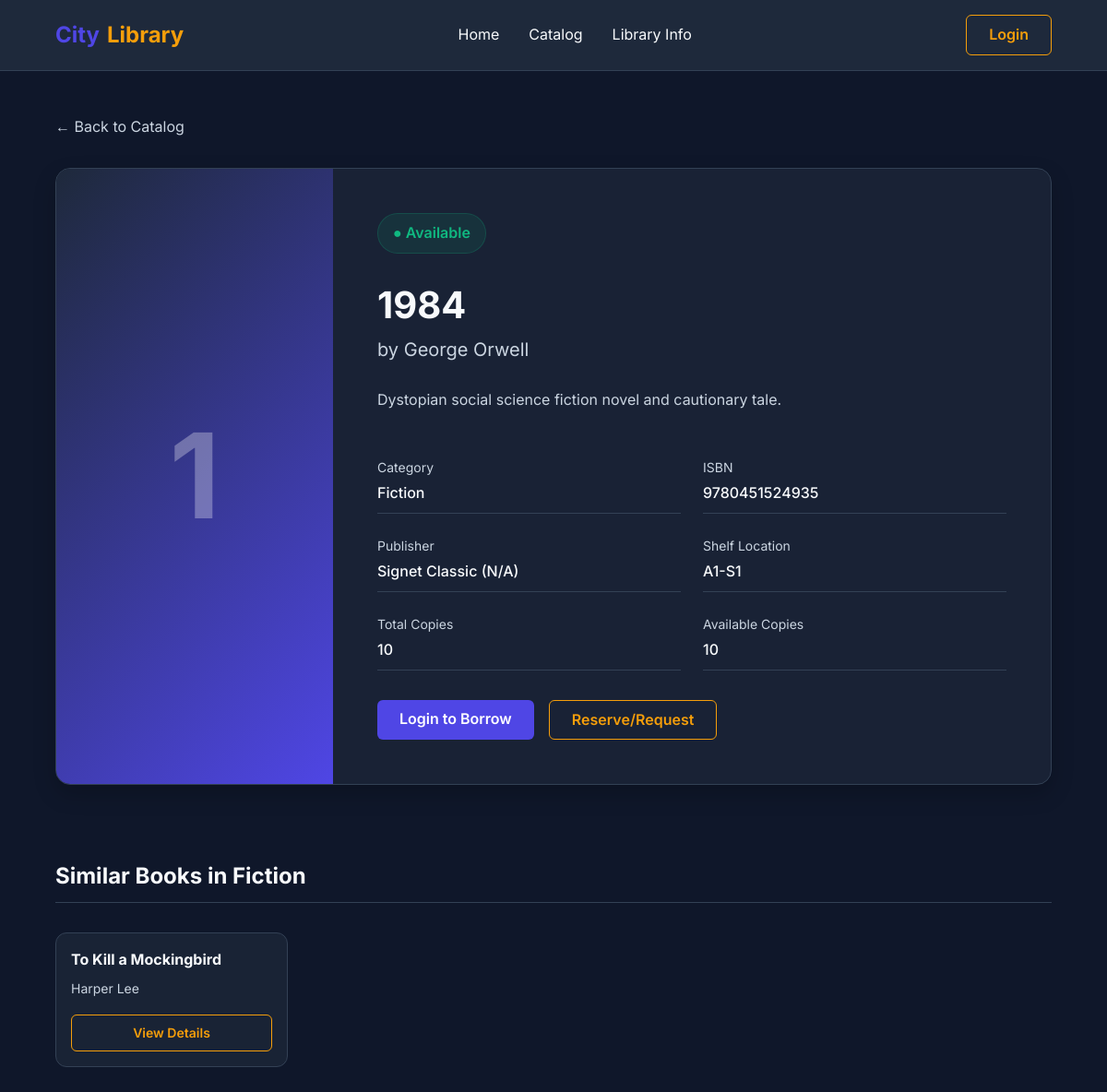
The page /guest/book_details.php?id=1 on the database its author committed.
### tables this page shows
CREATE TABLE `books` (
  `id` int(11) NOT NULL AUTO_INCREMENT,
  `title` varchar(255) NOT NULL,
  `author` varchar(255) NOT NULL,
  `isbn` varchar(20) DEFAULT NULL,
  `category_id` int(11) NOT NULL,
  `publisher` varchar(255) DEFAULT NULL,
  `year` int(4) DEFAULT NULL,
  `total_copies` int(11) NOT NULL DEFAULT 1,
  `available_copies` int(11) NOT NULL DEFAULT 1,
  `shelf_location` varchar(50) DEFAULT NULL,
  `cover_image` varchar(255) DEFAULT NULL,
  `description` text DEFAULT NULL,
  `created_at` timestamp NOT NULL DEFAULT current_timestamp(),
  PRIMARY KEY (`id`),
  UNIQUE KEY `isbn` (`isbn`),
  KEY `category_id` (`category_id`),
  CONSTRAINT `books_ibfk_1` FOREIGN KEY (`category_id`) REFERENCES `categories` (`id`) ON DELETE CASCADE
);

CREATE TABLE `categories` (
  `id` int(11) NOT NULL AUTO_INCREMENT,
  `name` varchar(100) NOT NULL,
  `description` text DEFAULT NULL,
  `created_at` timestamp NOT NULL DEFAULT current_timestamp(),
  PRIMARY KEY (`id`),
  UNIQUE KEY `name` (`name`)
);

### guest/book_details.php (the view, shortened to what this page needs)
<?php
require_once '../config/db.php';
$id = isset($_GET['id']) ? (int)$_GET['id'] : 0;
$book = null;
$related = [];
try {
    $stmt = $pdo->prepare("
        SELECT b.*, c.name as category_name
        FROM books b
        LEFT JOIN categories c ON b.category_id = c.id
        WHERE b.id = :id
    ");
    $stmt->execute([':id' => $id]);
    $book = $stmt->fetch(PDO::FETCH_ASSOC);
    if ($book) {
        $stmt = $pdo->prepare("
            SELECT b.*, c.name as category_name
            FROM books b
            LEFT JOIN categories c ON b.category_id = c.id
            WHERE b.category_id = :cat_id AND b.id != :id
            LIMIT 4
        ");
        $stmt->execute([':cat_id' => $book['category_id'], ':id' => $id]);
        $related = $stmt->fetchAll(PDO::FETCH_ASSOC);
    }
} catch (PDOException $e) {}
?>
<!DOCTYPE html>
<html lang="en">
<head>
</head>
<body>
    <nav class="navbar">
        <a href="index.php" class="logo">City<span>Library</span></a>
        <div class="nav-links">
            <a href="index.php">Home</a>
            <a href="catalog.php">Catalog</a>
            <a href="library_info.php">Library Info</a>
        </div>
        <div class="nav-actions">
            <a href="../login.php" class="btn btn-outline">Login</a>
        </div>
    </nav>
    <div class="container">
        <a href="catalog.php" class="back-link">← Back to Catalog</a>
        <div class="detail-card">
            <div class="detail-cover">
                <?= strtoupper(substr($book['title'], 0, 1)) ?>
            </div>
            <div class="detail-info">
                <?php
                    $available = (isset($book['available_copies']) && $book['available_copies'] > 0);
                ?>
                <div class="badge-large <?= $available ? 'avail' : 'unavail' ?>">
                    <?= $available ? '● Available' : '○ Currently Unavailable' ?>
                </div>
                <h1 class="detail-title"><?= htmlspecialchars($book['title']) ?></h1>
                <div class="detail-author">by <?= htmlspecialchars($book['author']) ?></div>
                <div class="description">
                    <?= nl2br(htmlspecialchars($book['description'] ?? 'No description available for this book.')) ?>
                </div>
                <div class="meta-grid">
                    <div class="meta-item">
                        <div class="meta-label">Category</div>
                        <div class="meta-val"><?= htmlspecialchars($book['category_name'] ?? 'N/A') ?></div>
                    </div>
                    <div class="meta-item">
                        <div class="meta-label">ISBN</div>
                        <div class="meta-val"><?= htmlspecialchars($book['isbn'] ?? 'N/A') ?></div>
                    </div>
                    <div class="meta-item">
                        <div class="meta-label">Publisher</div>
                        <div class="meta-val"><?= htmlspecialchars($book['publisher'] ?? 'N/A') ?> (<?= htmlspecialchars($book['year_published'] ?? 'N/A') ?>)</div>
                    </div>
                    <div class="meta-item">
                        <div class="meta-label">Shelf Location</div>
                        <div class="meta-val"><?= htmlspecialchars($book['shelf_location'] ?? 'Ask Librarian') ?></div>
                    </div>
                    <div class="meta-item">
                        <div class="meta-label">Total Copies</div>
                        <div class="meta-val"><?= (int)($book['total_copies'] ?? 0) ?></div>
                    </div>
                    <div class="meta-item">
                        <div class="meta-label">Available Copies</div>
                        <div class="meta-val"><?= (int)($book['available_copies'] ?? 0) ?></div>
                    </div>
                </div>
                <div class="action-btns">
                    <a href="../login.php?msg=borrow" class="btn btn-primary">Login to Borrow</a>
                    <a href="../login.php?msg=reserve" class="btn btn-outline">Reserve/Request</a>
                </div>
            </div>
        </div>
        <?php if(!empty($related)): ?>
        <div class="related-section">
            <h2 class="related-title">Similar Books in <?= htmlspecialchars($book['category_name']) ?></h2>
            <div class="book-grid">
                <?php foreach($related as $rb): ?>
                    <div style="background: var(--card-bg); border-radius: 0.75rem; overflow: hidden; border: 1px solid var(--border-color); padding: 1rem;">
                        <h4 style="margin-bottom: 0.5rem;"><?= htmlspecialchars($rb['title']) ?></h4>
                        <p style="color: var(--text-muted); font-size: 0.875rem; margin-bottom: 1rem;"><?= htmlspecialchars($rb['author']) ?></p>
                        <a href="book_details.php?id=<?= $rb['id'] ?>" class="btn btn-outline" style="width: 100%; font-size: 0.875rem;">View Details</a>
                    </div>
                <?php endforeach; ?>
            </div>
        </div>
        <?php endif; ?>
    </div>
</body>
</html>

### guest/book_details.php (style rules this page uses)
:root { --bg-color: #0f172a; --nav-bg: #1e293b; --primary: #4f46e5; --primary-hover: #4338ca; --accent: #f59e0b; --accent-hover: #d97706; --text-main: #f8fafc; --text-muted: #cbd5e1; --border-color: #334155; --card-bg: rgba(30, 41, 59, 0.7); }
* { margin: 0; padding: 0; box-sizing: border-box; font-family: 'Inter', sans-serif; }
body { background-color: var(--bg-color); color: var(--text-main); line-height: 1.6; }
a { text-decoration: none; color: inherit; }
.navbar { background-color: var(--nav-bg); padding: 1rem 5%; display: flex; justify-content: space-between; align-items: center; border-bottom: 1px solid var(--border-color); }
.logo { font-size: 1.5rem; font-weight: 700; color: var(--primary); display: flex; align-items: center; gap: 0.5rem; }
.logo span { color: var(--accent); }
.nav-links { display: flex; gap: 2rem; }
.nav-actions { display: flex; gap: 1rem; }
.btn { padding: 0.5rem 1.5rem; border-radius: 0.375rem; font-weight: 600; cursor: pointer; border: none; display: inline-block; text-align: center; transition: 0.3s; }
.btn-primary { background: var(--primary); color: white; }
.btn-outline { background: transparent; border: 1px solid var(--accent); color: var(--accent); }
.container { max-width: 1200px; margin: 0 auto; padding: 3rem 5%; }
.back-link { display: inline-flex; align-items: center; gap: 0.5rem; color: var(--text-muted); margin-bottom: 2rem; transition: color 0.3s; }
.detail-card { background: var(--card-bg); border-radius: 1rem; border: 1px solid var(--border-color); display: flex; overflow: hidden; box-shadow: 0 10px 25px rgba(0,0,0,0.2); backdrop-filter: blur(10px); }
.detail-cover { width: 300px; background: linear-gradient(135deg, var(--nav-bg), var(--primary)); display: flex; align-items: center; justify-content: center; font-size: 8rem; color: rgba(255,255,255,0.3); font-weight: bold; flex-shrink: 0; }
.detail-info { padding: 3rem; flex: 1; }
.detail-title { font-size: 2.5rem; font-weight: 700; margin-bottom: 0.5rem; line-height: 1.2; }
.detail-author { font-size: 1.25rem; color: var(--text-muted); margin-bottom: 1.5rem; }
.badge-large { display: inline-block; padding: 0.5rem 1rem; border-radius: 2rem; font-weight: 600; margin-bottom: 2rem; }
.avail { background: rgba(16, 185, 129, 0.1); color: #10b981; border: 1px solid rgba(16, 185, 129, 0.2); }
.meta-grid { display: grid; grid-template-columns: 1fr 1fr; gap: 1.5rem; margin-bottom: 2rem; }
.meta-item { border-bottom: 1px solid var(--border-color); padding-bottom: 0.5rem; }
.meta-label { color: var(--text-muted); font-size: 0.875rem; margin-bottom: 0.25rem; }
.meta-val { font-weight: 500; }
.description { line-height: 1.8; color: var(--text-muted); margin-bottom: 3rem; }
.action-btns { display: flex; gap: 1rem; }
.related-section { margin-top: 5rem; }
.related-title { font-size: 1.5rem; margin-bottom: 2rem; border-bottom: 1px solid var(--border-color); padding-bottom: 0.5rem; }
.book-grid { display: grid; grid-template-columns: repeat(auto-fill, minmax(200px, 1fr)); gap: 1.5rem; }

### rows shown on the page
books: title "1", title "1984", author "George Orwell", description "Dystopian social science fiction novel and cautionary tale.", category.name "Fiction", isbn "9780451524935", publisher "Signet Classic", shelf_location "A1-S1", total_copies "10", available_copies "10"
books: title "To Kill a Mockingbird", author "Harper Lee"

### other values the page prints
$book['year_published'] "N/A"
